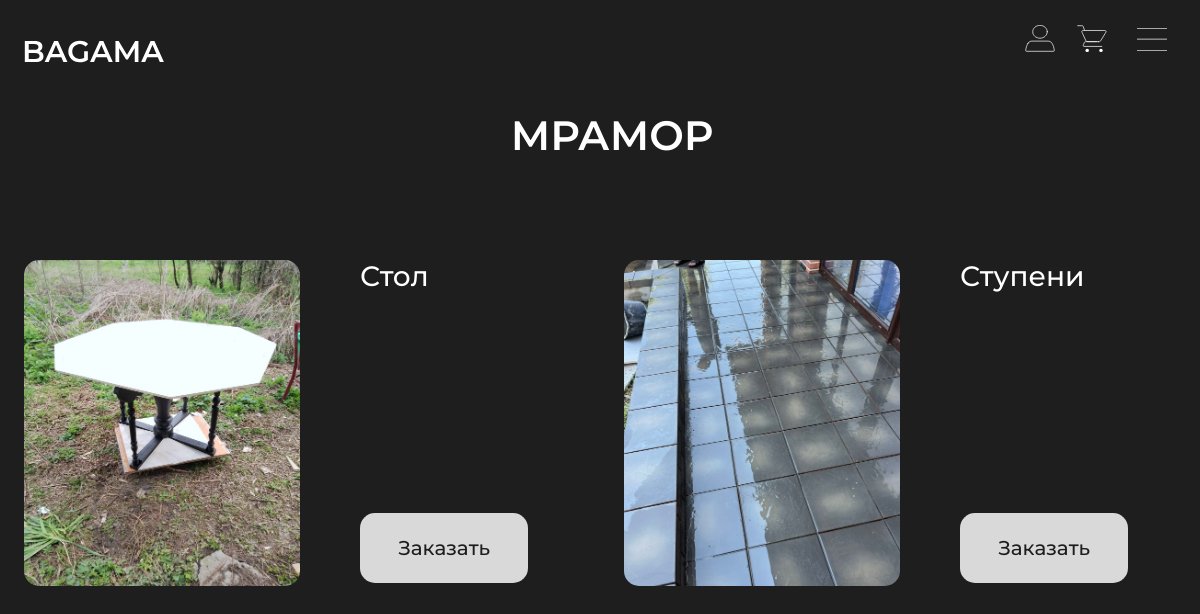
The app's page /category/2 (signed in) with its own data.
### shop/models.py (models this page shows, shortened)
class Categories(models.Model):
    title = models.CharField(verbose_name='Заголовок', max_length=100)
    image = models.ImageField(verbose_name='Картинка', upload_to='categories/avatars/')
    class Meta():
        verbose_name = 'каригорию'
        verbose_name_plural = 'Категории'

class Products(models.Model):
    title = models.CharField(max_length=100, verbose_name='Имя товара')
    description = models.TextField('Описание товара', max_length=1000)
    price = models.DecimalField(max_digits=10, decimal_places=2, verbose_name='Цена', default=0.00)
    category = models.ForeignKey(Categories, on_delete=models.CASCADE, verbose_name='Категория товара')
    preview = models.ImageField('Превью товара', upload_to='product/previews/%Y/%Y-%m-%d-%H-%M-%S/')
    top_status = models.BooleanField('Промо товар', default=False)
    created_date = models.DateTimeField(auto_now=True, verbose_name='Время создания')
    updated = models.DateTimeField(auto_now=True, verbose_name='Время последнего обновления')
    class Meta():
        verbose_name = 'продукт'
        verbose_name_plural = 'Продукты'

### shop/views.py (the view)
# urls.py: path('category/<int:category__id>', views.productspage, name='productspage'),
def productspage(request, category__id):
    category_name = get_object_or_404(Categories, id = category__id).title
    products = get_list_or_404(Products, category = category__id)
    data = {
        'category_name': category_name,
        'products': products
    }
    return render(request, 'shop/products.html', context=data)

### shop/templates/shop/products.html (shortened to what this page needs)
{% extends 'shop/base.html' %}
{% load static %}
{% block head %}
<link rel="stylesheet" href="{% static 'shop/css/products.css' %}">
<link
  rel="stylesheet"
  href="https://cdn.jsdelivr.net/npm/swiper@9/swiper-bundle.min.css"/>
{% endblock head %}
{% block content %}
<div class="main-container">
    <div class="title">
        <h2>{{category_name}}</h2>
    </div>
    <div class="products">
        <div class="row justify-content-around ">
            {% for product in products %}
                <div class="col-lg-6 col-md-6 product-block">
                    <div class="row ">
                        <div class="col-lg-6 col-md-3 col-10 product-image">
                            <div class="preview" style="background-image: url('{{product.preview.url}}') ;">
                            </div>
                        </div>
                        <div class="col-6 product-info">
                            <div class="product-title">
                                <h3>{{product.title}}</h3>
                            </div>
                            <div class="product-price">
                            </div>
                            <div class="col-lg-2 col-md-1 col-10 product-btn">
                                <a href="{% url 'productpage' product.id %}">
                                    Заказать
                                </a>
                            </div>
                        </div>
                    </div>
                </div>
            {% endfor %}
        </div>
    </div>
</div>
{% endblock content %}

### shop/static/shop/css/base.css (style rules this page uses)
body { background: #1E1E1E;; overflow-x: hidden; }

### shop/static/shop/css/products.css (style rules this page uses)
.main-container { margin-left: 2vw; margin-left: 2vw; }
.title h2 { font-family: 'Montserrat'; font-style: normal; font-weight: 600; font-size: 41px; line-height: 50px; color: #FFFFFF; text-align: center; }
.product-block { margin-bottom: 110px; }
.products { margin-top: 100px; }
.preview { position: relative; width: 100%; height: 326px; background: #D9D9D9; border-radius: 15px; background-repeat: no-repeat; background-size: 100%; background-position: center center; }
.product-info { padding-left: 4vw; }
.product-title { font-family: 'Montserrat'; font-style: normal; font-weight: 500; font-size: 35px; line-height: 43px; color: #FFFFFF; }
.product-btn { display: flex; align-items: center; justify-content: center; background: #D9D9D9; border-radius: 15px; transition: 0.3s; width: 14vw; height: 70px; text-align: center; }
.product-price { position: relative; height: 65%; }
.product-btn a { display: block; font-family: 'Montserrat'; font-style: normal; font-weight: 500; font-size: 20px; line-height: 24px; text-decoration: none; user-select: none; color: #1E1E1E; }

### records on screen
Categories: title "МРАМОР"
Products: preview (picture), title "Стол"
Products: preview (picture), title "Ступени"
